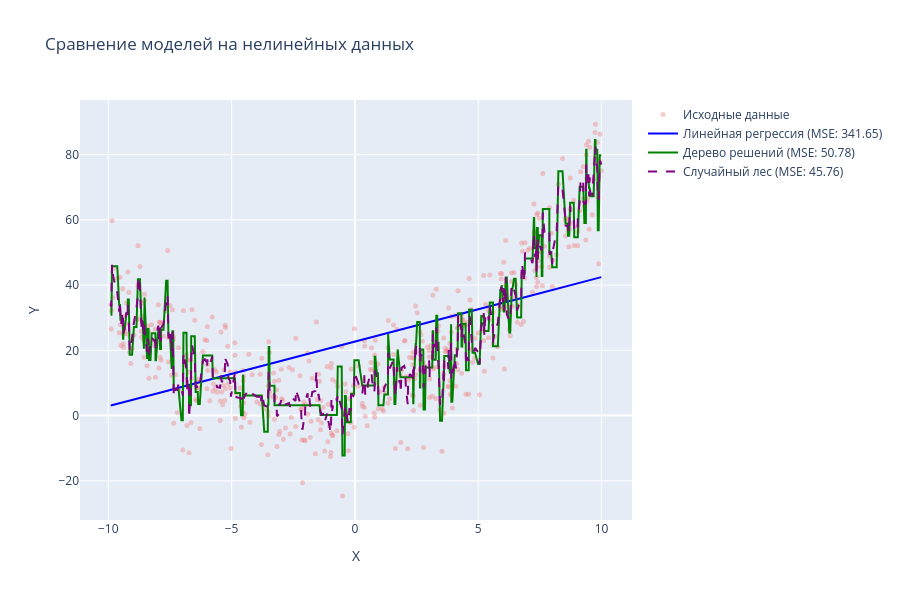

Notebook code for this chart:
### Markdown cell above
## Визуализация сравнения моделей

### Code cell
# Сортируем для красивых линий
sort_idx_nl = np.argsort(X_nonlinear.flatten())
X_nl_sorted = X_nonlinear[sort_idx_nl]
y_pred_linreg_sorted = y_pred_linreg_nl[sort_idx_nl]
y_pred_tree_sorted = y_pred_tree[sort_idx_nl]
y_pred_forest_sorted = y_pred_forest[sort_idx_nl]

fig = go.Figure()

fig.add_trace(go.Scatter(
    x=X_nonlinear.flatten(), y=y_nonlinear,
    mode='markers', name='Исходные данные',
    marker=dict(color='lightcoral', size=5, opacity=0.4)
))

fig.add_trace(go.Scatter(
    x=X_nl_sorted.flatten(), y=y_pred_linreg_sorted,
    mode='lines', name=f'Линейная регрессия (MSE: {mse_linreg:.2f})',
    line=dict(color='blue', width=2)
))

fig.add_trace(go.Scatter(
    x=X_nl_sorted.flatten(), y=y_pred_tree_sorted,
    mode='lines', name=f'Дерево решений (MSE: {mse_tree:.2f})',
    line=dict(color='green', width=2)
))

fig.add_trace(go.Scatter(
    x=X_nl_sorted.flatten(), y=y_pred_forest_sorted,
    mode='lines', name=f'Случайный лес (MSE: {mse_forest:.2f})',
    line=dict(color='purple', width=2, dash='dash')
))

fig.update_layout(
    title='Сравнение моделей на нелинейных данных',
    xaxis_title='X',
    yaxis_title='Y',
    height=600
)

fig.show()

### Figure 1 — Plotly figure (JSON) as saved in the notebook; plotly's stock layout.template omitted (floating-point values rounded to 4 significant figures; data arrays with more than 128 entries replaced by an {"elided": "..."} marker saying what was removed)
{"data": [{"marker": {"color": "lightcoral", "opacity": 0.4, "size": 5}, "mode": "markers", "name": "Исходные данные", "type": "scatter", "x": {"elided": "500 float values"}, "y": {"elided": "500 float values"}}, {"line": {"color": "blue", "width": 2}, "mode": "lines", "name": "Линейная регрессия (MSE: 341.65)", "type": "scatter", "x": {"elided": "500 float values"}, "y": {"elided": "500 float values"}}, {"line": {"color": "green", "width": 2}, "mode": "lines", "name": "Дерево решений (MSE: 50.78)", "type": "scatter", "x": {"elided": "500 float values"}, "y": {"elided": "500 float values"}}, {"line": {"color": "purple", "dash": "dash", "width": 2}, "mode": "lines", "name": "Случайный лес (MSE: 45.76)", "type": "scatter", "x": {"elided": "500 float values"}, "y": {"elided": "500 float values"}}], "layout": {"height": 600, "title": {"text": "Сравнение моделей на нелинейных данных"}, "xaxis": {"title": {"text": "X"}}, "yaxis": {"title": {"text": "Y"}}}}
